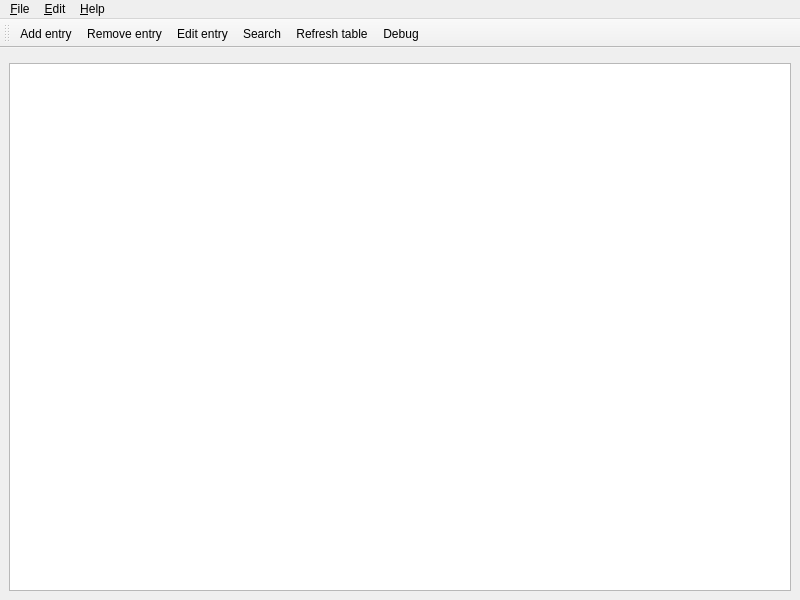
<?xml version="1.0" encoding="UTF-8"?>
<ui version="4.0">
 <class>MainWindow</class>
 <widget class="QMainWindow" name="MainWindow">
  <property name="geometry">
   <rect>
    <x>0</x>
    <y>0</y>
    <width>800</width>
    <height>600</height>
   </rect>
  </property>
  <property name="windowTitle">
   <string>Article Management Tool</string>
  </property>
  <widget class="QWidget" name="centralwidget">
   <layout class="QVBoxLayout" name="verticalLayout">
    <item>
     <widget class="AMTSearchInput" name="searchInput" native="true"/>
    </item>
    <item>
     <widget class="AMTTableWidget" name="tableView">
      <property name="alternatingRowColors">
       <bool>true</bool>
      </property>
      <property name="sortingEnabled">
       <bool>true</bool>
      </property>
      <property name="cornerButtonEnabled">
       <bool>false</bool>
      </property>
     </widget>
    </item>
   </layout>
  </widget>
  <widget class="QMenuBar" name="menubar">
   <property name="geometry">
    <rect>
     <x>0</x>
     <y>0</y>
     <width>800</width>
     <height>23</height>
    </rect>
   </property>
   <widget class="QMenu" name="menuMenu">
    <property name="title">
     <string>&amp;Help</string>
    </property>
    <addaction name="actionAbout"/>
   </widget>
   <widget class="QMenu" name="menuFile">
    <property name="title">
     <string>&amp;File</string>
    </property>
    <widget class="QMenu" name="menuRecent">
     <property name="title">
      <string>Recent...</string>
     </property>
    </widget>
    <addaction name="actionNewLibrary"/>
    <addaction name="actionOpenLibrary"/>
    <addaction name="actionSaveLibrary"/>
    <addaction name="actionSaveAs"/>
    <addaction name="menuRecent"/>
    <addaction name="separator"/>
    <addaction name="actionSettings"/>
    <addaction name="separator"/>
    <addaction name="actionQuit"/>
   </widget>
   <widget class="QMenu" name="menuEdit">
    <property name="title">
     <string>&amp;Edit</string>
    </property>
    <addaction name="actionAdd"/>
    <addaction name="actionDel"/>
    <addaction name="actionEdit"/>
    <addaction name="separator"/>
    <addaction name="actionSearch"/>
    <addaction name="actionUpdate"/>
   </widget>
   <addaction name="menuFile"/>
   <addaction name="menuEdit"/>
   <addaction name="menuMenu"/>
  </widget>
  <widget class="QToolBar" name="toolBar">
   <property name="windowTitle">
    <string>toolBar</string>
   </property>
   <attribute name="toolBarArea">
    <enum>TopToolBarArea</enum>
   </attribute>
   <attribute name="toolBarBreak">
    <bool>false</bool>
   </attribute>
   <addaction name="actionAdd"/>
   <addaction name="actionDel"/>
   <addaction name="actionEdit"/>
   <addaction name="actionSearch"/>
   <addaction name="actionUpdate"/>
   <addaction name="actionDebug"/>
  </widget>
  <action name="actionAbout">
   <property name="text">
    <string>About</string>
   </property>
   <property name="toolTip">
    <string>Open about window</string>
   </property>
  </action>
  <action name="actionQuit">
   <property name="text">
    <string>Quit</string>
   </property>
   <property name="shortcut">
    <string>Ctrl+Q</string>
   </property>
  </action>
  <action name="actionAdd">
   <property name="text">
    <string>Add entry</string>
   </property>
   <property name="toolTip">
    <string>Add entry</string>
   </property>
   <property name="shortcut">
    <string>Ctrl+A</string>
   </property>
  </action>
  <action name="actionDel">
   <property name="text">
    <string>Remove entry</string>
   </property>
   <property name="toolTip">
    <string>Delete entry</string>
   </property>
   <property name="shortcut">
    <string>Del</string>
   </property>
  </action>
  <action name="actionUpdate">
   <property name="text">
    <string>Refresh table</string>
   </property>
   <property name="toolTip">
    <string>Retrieve entries from DB</string>
   </property>
  </action>
  <action name="actionDebug">
   <property name="text">
    <string>Debug</string>
   </property>
  </action>
  <action name="actionNewLibrary">
   <property name="text">
    <string>New lib</string>
   </property>
   <property name="shortcut">
    <string>Ctrl+N</string>
   </property>
  </action>
  <action name="actionOpenLibrary">
   <property name="text">
    <string>Open lib</string>
   </property>
   <property name="shortcut">
    <string>Ctrl+O</string>
   </property>
  </action>
  <action name="actionSaveLibrary">
   <property name="text">
    <string>Save lib</string>
   </property>
   <property name="shortcut">
    <string>Ctrl+S</string>
   </property>
  </action>
  <action name="actionSettings">
   <property name="text">
    <string>Settings</string>
   </property>
  </action>
  <action name="actionSaveAs">
   <property name="text">
    <string>Save lib as</string>
   </property>
   <property name="shortcut">
    <string>Ctrl+Shift+S</string>
   </property>
  </action>
  <action name="actionEdit">
   <property name="text">
    <string>Edit entry</string>
   </property>
  </action>
  <action name="actionSearch">
   <property name="text">
    <string>Search</string>
   </property>
   <property name="toolTip">
    <string>Show search bar</string>
   </property>
  </action>
 </widget>
 <customwidgets>
  <customwidget>
   <class>AMTTableWidget</class>
   <extends>QTableView</extends>
   <header>amt/views/customWidgets/amttable</header>
  </customwidget>
  <customwidget>
   <class>AMTSearchInput</class>
   <extends>QWidget</extends>
   <header>amt/views/customWidgets/amtinputwidgets</header>
   <container>1</container>
  </customwidget>
 </customwidgets>
 <resources/>
 <connections/>
</ui>
